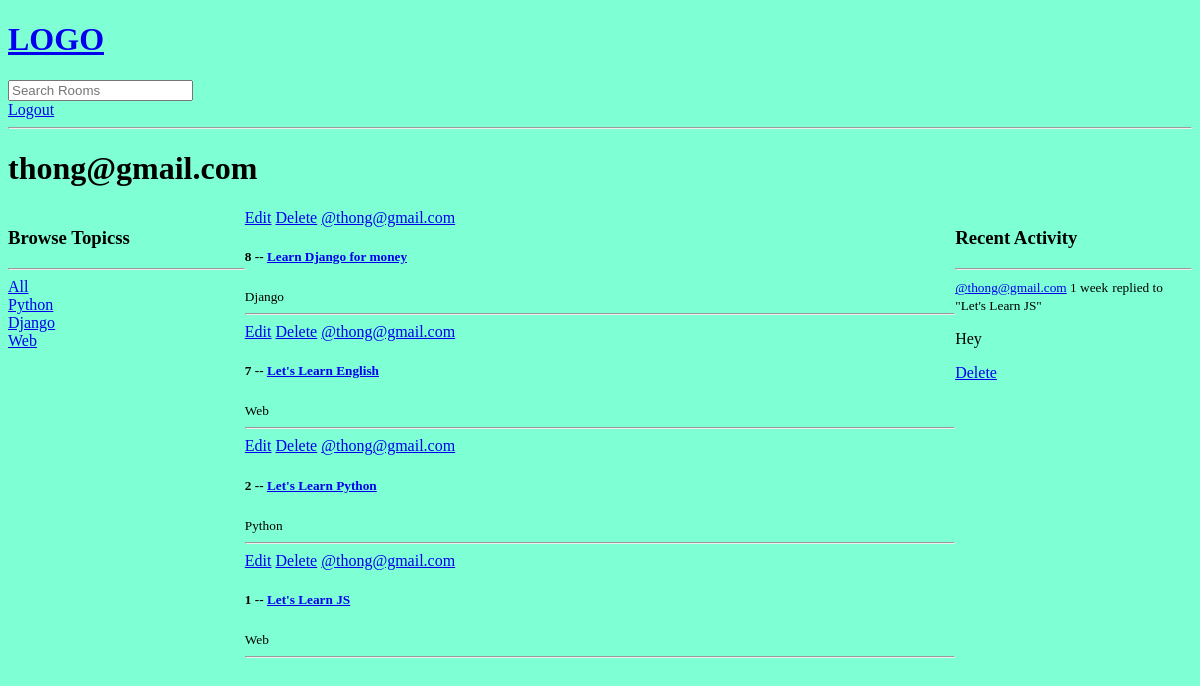
Before: /profile/1/ (signed in) with the older database file.
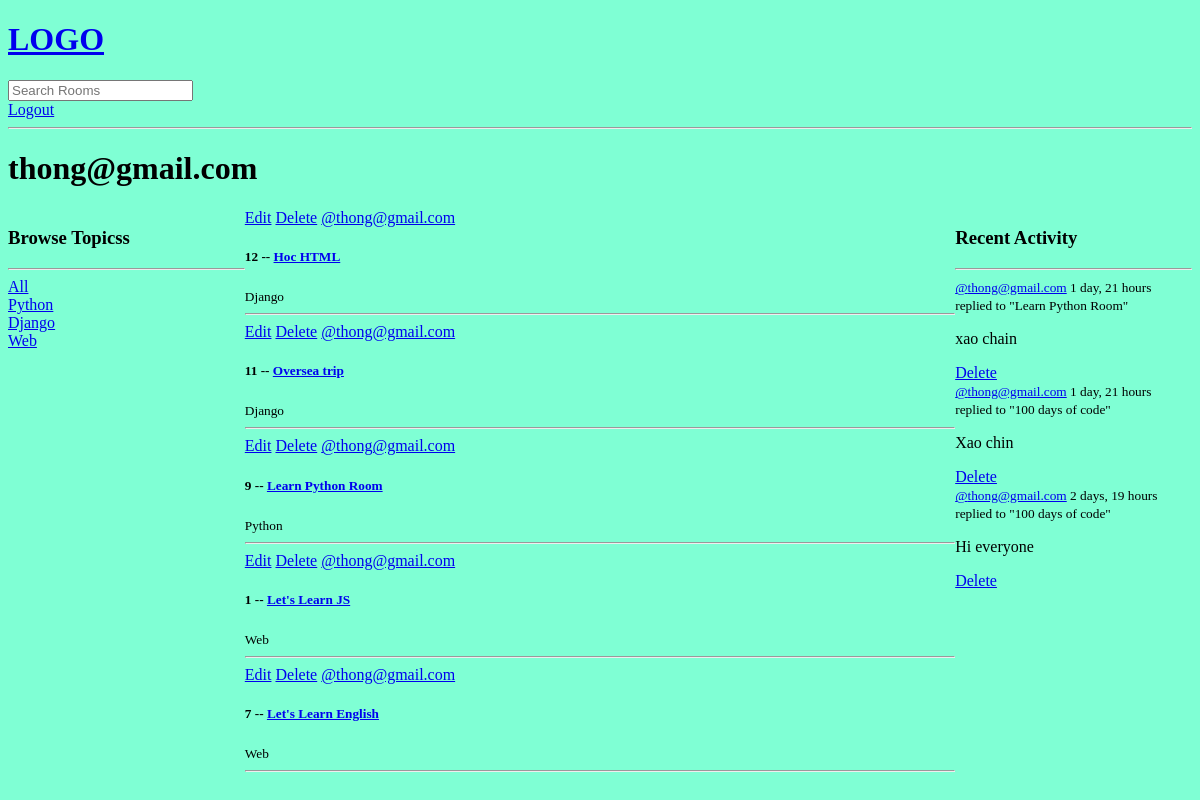
After: the same page with the newer database file.
### base/models.py (models this page shows, shortened)
class Topic(models.Model):
    name = models.CharField(max_length=200)

class Room(models.Model):
    host = models.ForeignKey(User, on_delete=models.SET_NULL, null=True)
    topic = models.ForeignKey(Topic, on_delete=models.SET_NULL, null=True)
    name = models.CharField(max_length=200)
    description = models.TextField(null=True, blank=True)
    participants = models.ManyToManyField(User,related_name='participants', blank=True)
    updated = models.DateTimeField(auto_now=True)
    created = models.DateTimeField(auto_now_add=True)
    class Meta:
        ordering = ['-updated', 'created']
    def __str__(seft):
        return str(seft.name)

class Message(models.Model):
    user = models.ForeignKey(User, on_delete=models.CASCADE)
    room = models.ForeignKey(Room, on_delete=models.CASCADE) #SET_NULL = when delete database it do not delete the value
    body = models.TextField()
    updated = models.DateTimeField(auto_now=True)
    created = models.DateTimeField(auto_now_add=True)
    class Meta:
        ordering = ['-updated', 'created']
    def __str__(self):
        return self.body[0:50]

### base/views.py (the view)
# urls.py: path('profile/<str:pk>/', views.userProfile, name="user-profile"),
def userProfile(request, pk):
    user = User.objects.get(id=pk)
    rooms = user.room_set.all()
    room_messages = user.message_set.all()
    topics = Topic.objects.all()
    context = {'user': user, 'rooms':rooms, 'topics': topics, 'room_messages': room_messages}
    return render(request, 'base/profile.html' ,context)

### base/templates/base/profile.html (shortened to what this page needs)
{%extends 'main.html'%}
{%block content%}
<h1>{{user.username}}</h1>
<div class="profile-container">
    <div>
        {% include 'base/topics_component.html' %}
    </div>
    <div>
        {%include "base/feed_component.html"%}
    </div>
    <div>
        {% include 'base/activity_component.html' %}
    </div>
</div>
{%endblock content%}

### base/templates/base/topics_component.html
<h3>Browse Topicss</h3>
<hr>
<div>
    <a href="{%url 'home'%}">All</a>
</div>
{%for topic in topics%}
    <div>
        <a href="{%url 'home'%}?q={{topic.name}}">{{topic.name}}</a>
    </div>
{%endfor%}

### base/templates/base/feed_component.html
 <div>
            {% for room in rooms %}
            <div>
                {%if request.user == room.host%}
                <a href="{%url 'update-room' room.id %}">Edit</a>
                <a href="{%url 'delete-room' room.id%}">Delete</a>
                {%endif%}
                <a href="{%url 'user-profile' room.host.id%}">@{{room.host.username}}</a>
                <h5>{{room.id}} -- <a href="/room/{{room.id}}"> {{room.name}}</h5></a>
                <small>{{room.topic.name}}</small>
                <hr>
            </div>
            {% endfor %}
        </div>

### base/templates/base/activity_component.html
<h3>Recent Activity</h3>
<hr>
{% for message in room_messages %}
    <div>
        <small><a href="{%url 'user-profile' message.user.id%}">@{{message.user}}</a> {{message.created|timesince}}</small>
        <small>replied to "{{message.room}}"</small>
        <p>{{message}}</p>
        {%if request.user == message.user%}
        <a href="{% url 'delete-message' message.id %}">Delete</a>
        {%endif%}
    </div>
{%endfor%}

Changed rows visible on the page:
removed Room: shows "Edit", host.username "thong@gmail.com", id "8", name "Learn Django for money", topic.name "Django"
removed Room: shows "Edit", host.username "thong@gmail.com", id "2", name "Let's Learn Python", topic.name "Python"
removed Message: user "thong@gmail.com", created "1 week", room "Let's Learn JS", body "Hey", shows "Delete"
added Room: shows "Edit", host.username "thong@gmail.com", id "12", name "Hoc HTML", topic.name "Django"
added Room: shows "Edit", host.username "thong@gmail.com", id "11", name "Oversea trip", topic.name "Django"
added Room: shows "Edit", host.username "thong@gmail.com", id "9", name "Learn Python Room", topic.name "Python"
changed Room "Let's Learn JS": moves up the list
added Message: user "thong@gmail.com", created "1 day, 21 hours", room "Learn Python Room", body "xao chain", shows "Delete"
added Message: user "thong@gmail.com", created "1 day, 21 hours", room "100 days of code", body "Xao chin", shows "Delete"
added Message: user "thong@gmail.com", created "2 days, 19 hours", room "100 days of code", body "Hi everyone", shows "Delete"
